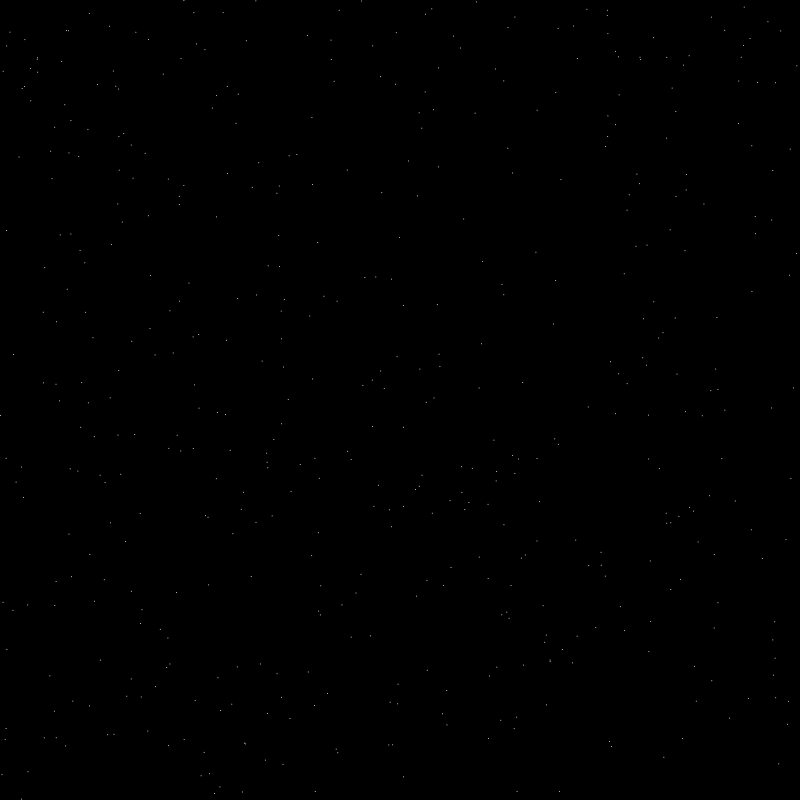
Frame 1 (no input)
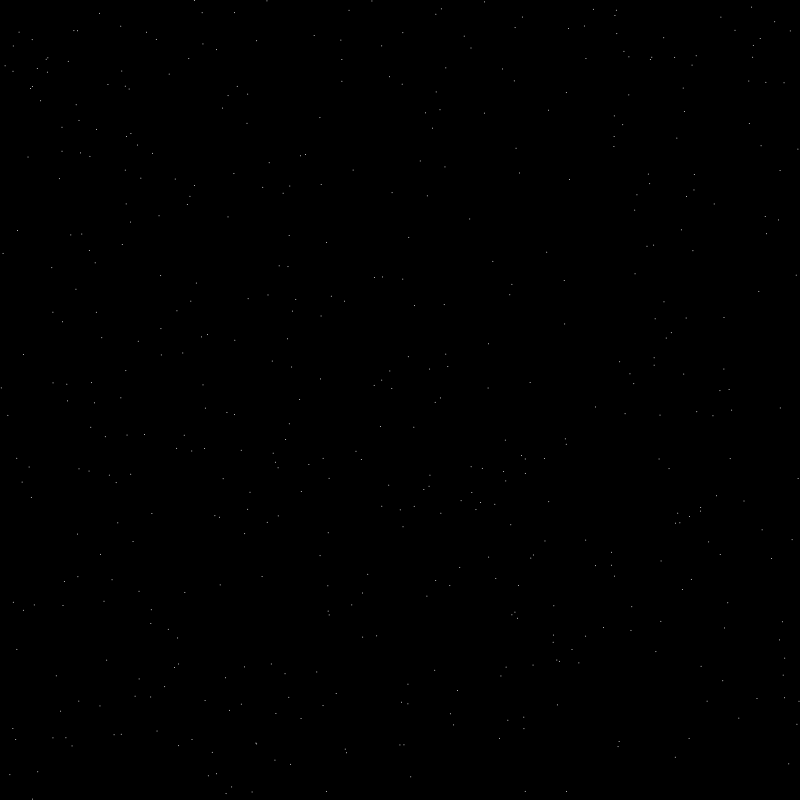
Frame 60 (the mouse pressed at the canvas centre just before this capture)
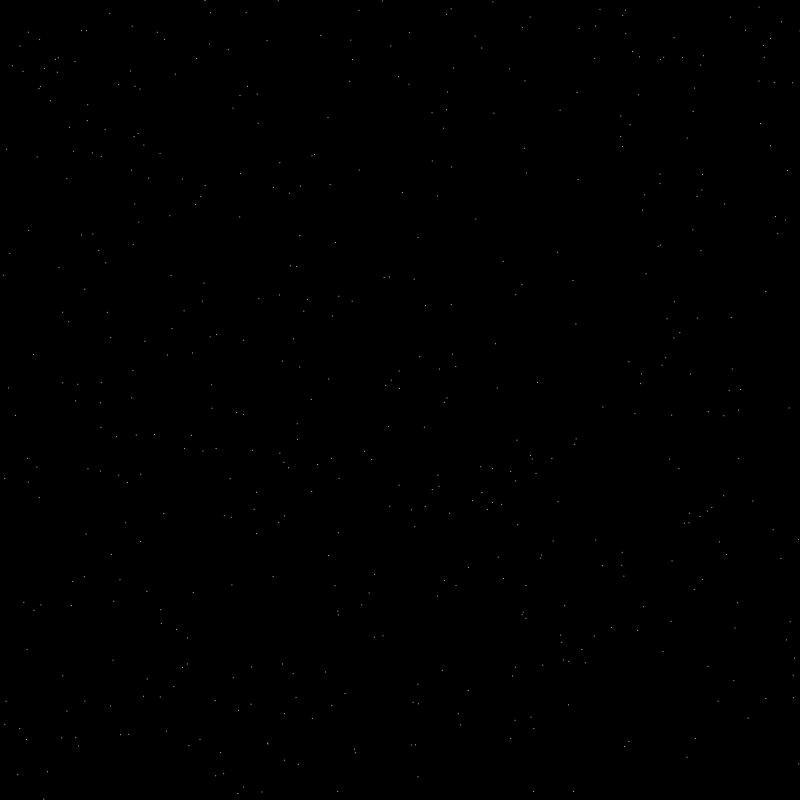
Frame 120 (the mouse held since frame 60 and released just before this capture)

The Processing sketch that drew these frames (run headless with seeded random() and noise(); from frame 60 on, the mouse is pressed at the canvas centre):

// Processing sketch: Space
// ── Space.pde
float[] x = new float[500];
float[] y = new float[500];
float[] speed = new float[500];
color[] c = new color[500];

void setup () {
  size (800, 800);
  frameRate (144);
  noStroke();
  smooth();

  for (int i=0; i < x.length; i++) {
    y[i] = random (0, height);
    x[i] = random (0, width);
    speed[i] = random (0.1, 0.2);
    c[i] = color (255);
  }
}

void draw () {
  background (0);
  for (int i=0; i < x.length; i++) {

    x[i]=x[i]+speed[i];
    fill (c[i]);
    ellipse(x[i], y[i], 1, 1);

    if (x[i] >= width) {
      x[i] = 0;
      speed[i] = random (0.1, 0.15);
      fill (0);
    }
  }
}
